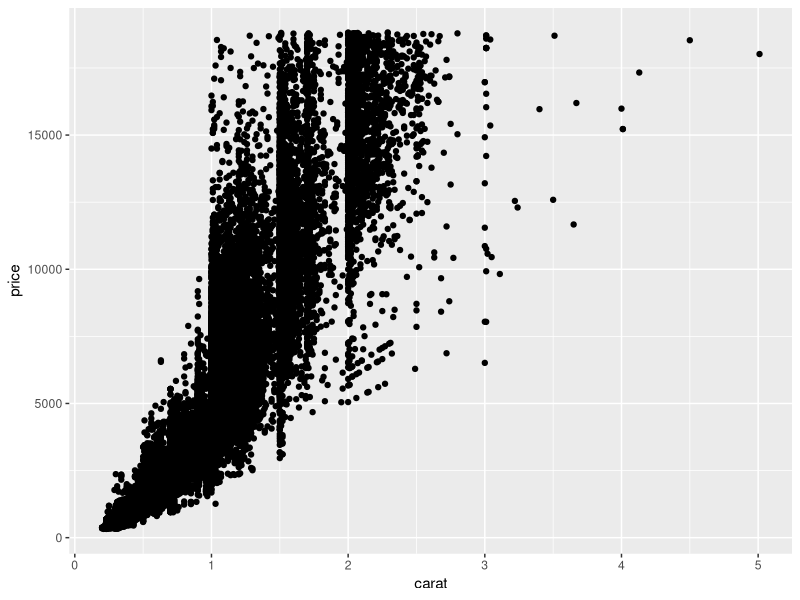
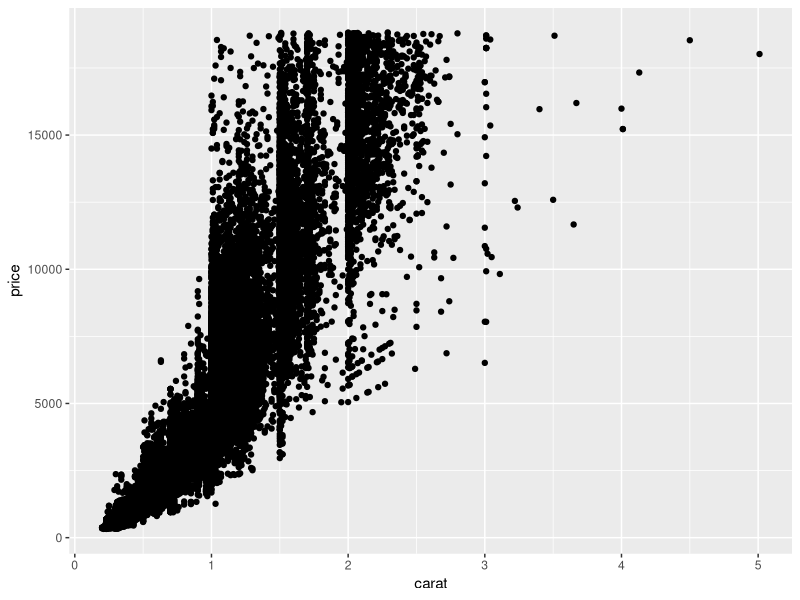
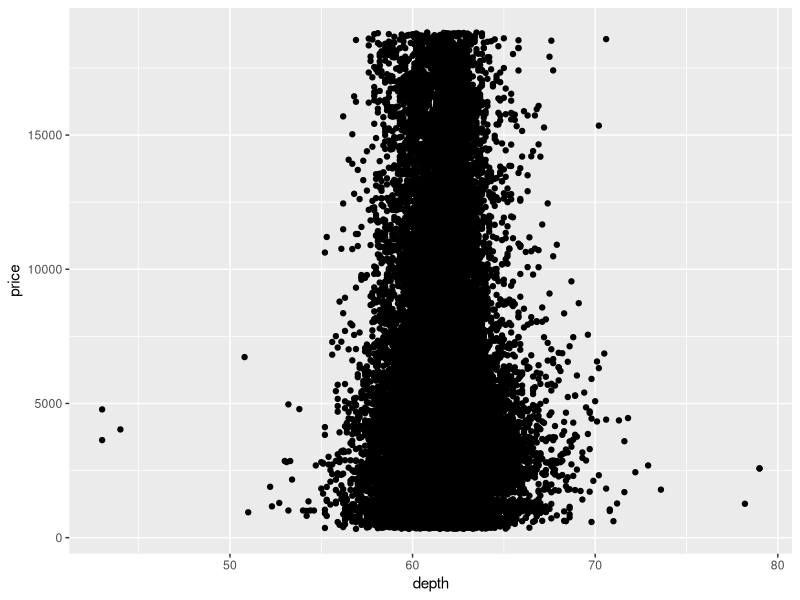
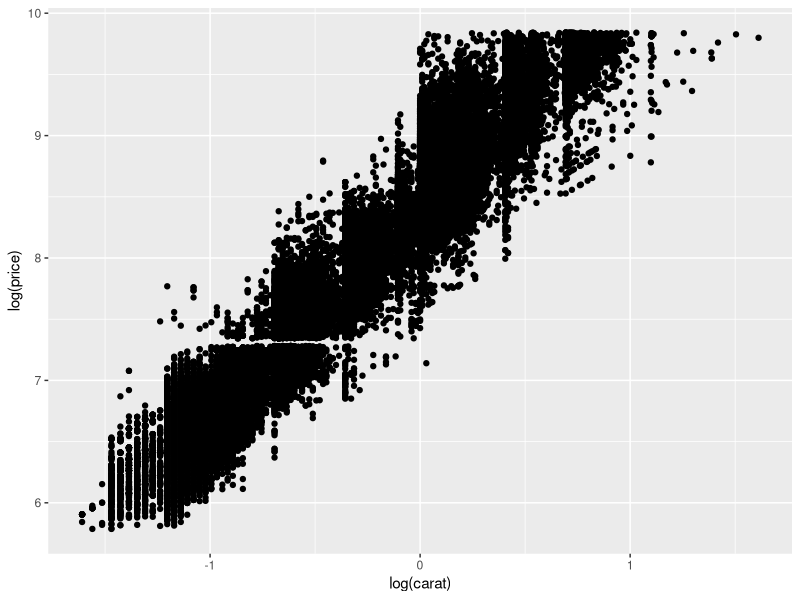
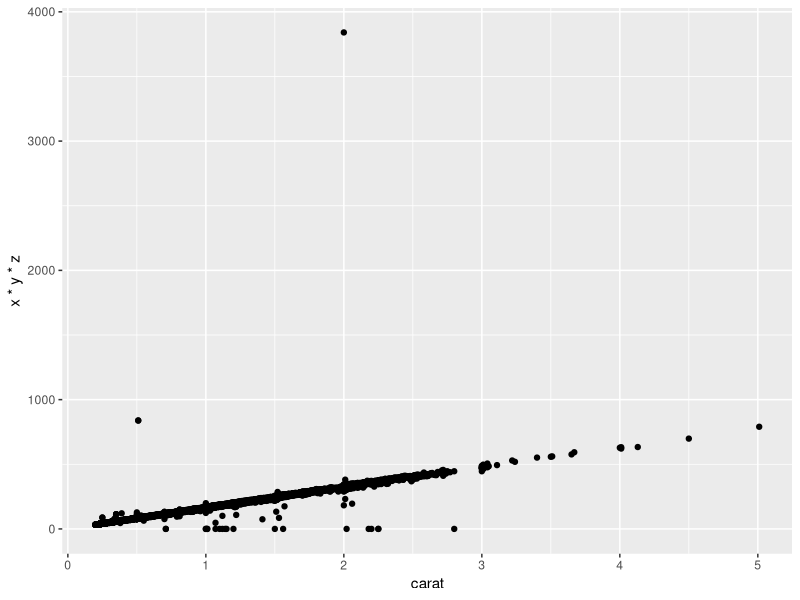
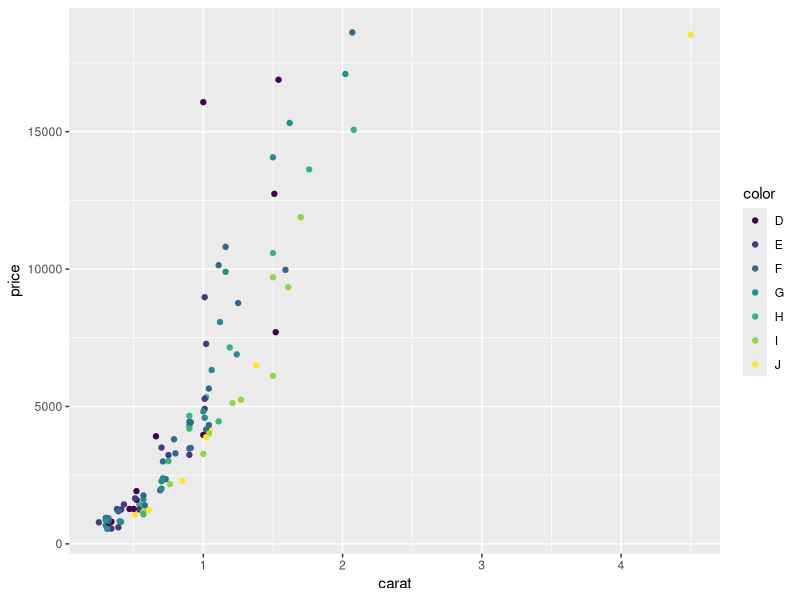
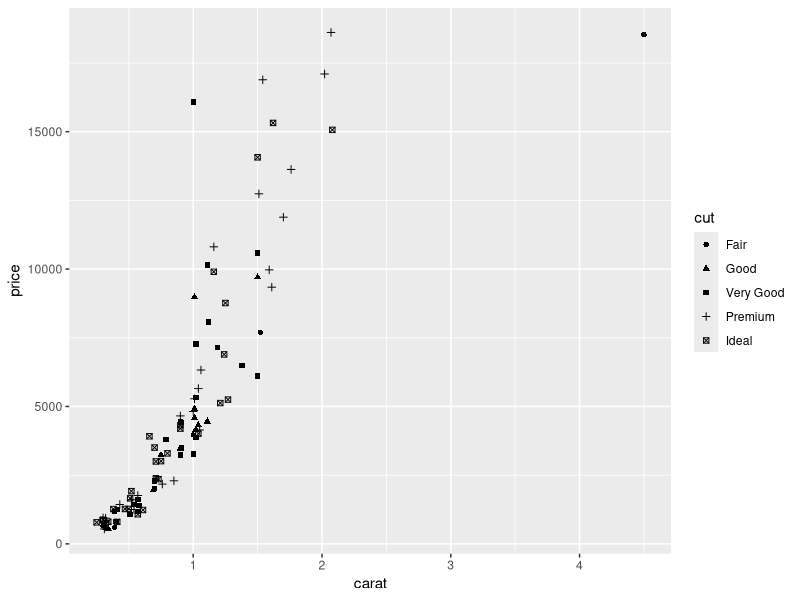
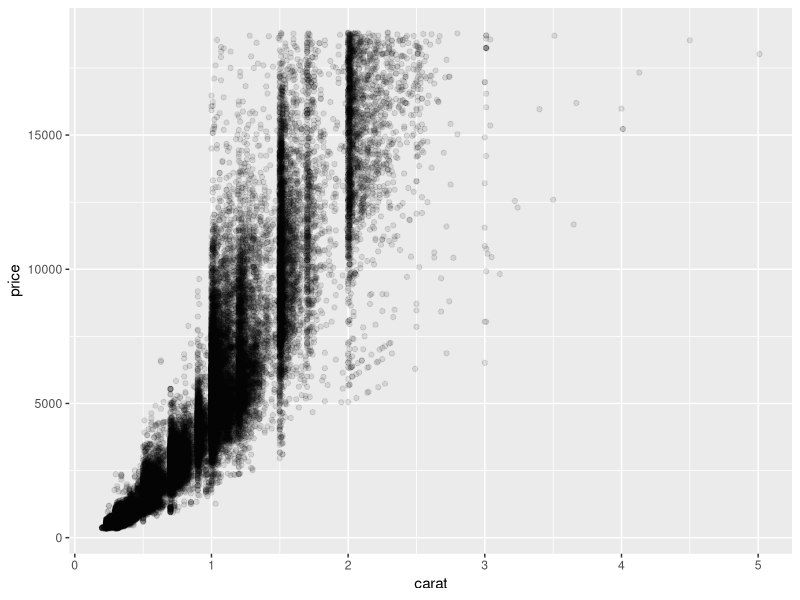

Generate these figures, in order, with R:
install.packages("ggplot2")
library(ggplot2)

set.seed(1410)

dsmall <-diamonds[sample(nrow(diamonds),100),]
View(dsmall)

X11()
qplot(x = carat, y=price,data=diamonds)
#or
qplot(carat,price,data=diamonds)

X11()
qplot(depth,price,data=diamonds)

#Data manipulation within function
X11()
qplot(x = log(carat), y=log(price),data=diamonds)

X11()
qplot(carat,x*y*z,data=diamonds)

#Adding color
X11()
qplot(carat,price,data=dsmall,color=color)

#Cut
X11()
qplot(carat,price,data=dsmall,shape=cut)

#Transparency
X11()
qplot(carat,price,data=diamonds,alpha=I(1/10))

#Splines
library(splines)
X11()
qplot(carat,price,data=dsmall,geom = c("point","smooth"),method="lm")
X11()
qplot(carat,price,data=dsmall,geom = c("point","smooth"),method="loess")

qplot(color,price/carat,data=diamonds,geom="jitter",alpha=I(1/50))

#Histogram
X11()
qplot(carat,data=diamonds,geom="histogram",binwidth=0.01,xlim=c(0,3))
X11()
qplot(carat,data=diamonds,geom="histogram",xlim=c(0,3),xlab="Carat",
      ylab="Count",main="Histogram",color=color)
X11()
qplot(carat,data=diamonds,geom="histogram",xlim=c(0,3),xlab="Carat",
      ylab="Count",main="Histogram",fill=color)
X11()
qplot(carat,data=diamonds,geom="density",xlim=c(0,3),xlab="Carat",
      ylab="Count",main="Histogram",color=color)
X11()
qplot(carat,data=diamonds,geom="density",xlim=c(0,3),xlab="Carat",
      ylab="Count",main="Histogram",fill=color)

X11()
qplot(hwy,cty,data=mpg)

#Change how qplots are displayed
X11()
qplot(displ,hwy,data=mpg, facets= . ~ year) + geom_smooth()

X11()
qplot(displ,hwy,data=mpg, facets= year~.) + geom_smooth()

X11()
qplot(carat,price,data=diamonds,facets=color~cut) + geom_smooth()

#Reshaping data
install.packages("reshape2")
library(reshape2)

names(airquality) <- tolower(names(airquality))
head(airquality)

#Wide to long
aql <- melt(airquality)
head(aql)
tail(aql)

aql <- melt(airquality,id.vars=c('month','day'))
head(aql)
aql <- melt(airquality,id.vars = c('month','day'),variable.name = "climate_variable",value.name="climate_value")
head(aql)

#Long to wide
aqw <- dcast(aql,month+day~climate_variable)
head(aqw)
